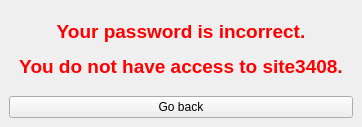
<?xml version="1.0" encoding="UTF-8"?>
<ui version="4.0">
 <class>passwordincorrect</class>
 <widget class="QMainWindow" name="passwordincorrect">
  <property name="geometry">
   <rect>
    <x>0</x>
    <y>0</y>
    <width>362</width>
    <height>127</height>
   </rect>
  </property>
  <property name="windowTitle">
   <string>Require Denied.</string>
  </property>
  <widget class="QWidget" name="centralwidget">
   <layout class="QGridLayout" name="gridLayout">
    <item row="0" column="0">
     <widget class="QLabel" name="label">
      <property name="text">
       <string>&lt;html&gt;&lt;head/&gt;&lt;body&gt;&lt;p align=&quot;center&quot;&gt;&lt;span style=&quot; font-size:14pt; font-weight:600; color:#ff0000;&quot;&gt;Your password is incorrect.&lt;/span&gt;&lt;/p&gt;&lt;p align=&quot;center&quot;&gt;&lt;span style=&quot; font-size:14pt; font-weight:600; color:#ff0000;&quot;&gt;You do not have access to site3408.&lt;/span&gt;&lt;/p&gt;&lt;/body&gt;&lt;/html&gt;</string>
      </property>
     </widget>
    </item>
    <item row="1" column="0">
     <widget class="QPushButton" name="Goback">
      <property name="text">
       <string>Go back</string>
      </property>
     </widget>
    </item>
   </layout>
  </widget>
 </widget>
 <resources/>
 <connections/>
</ui>
